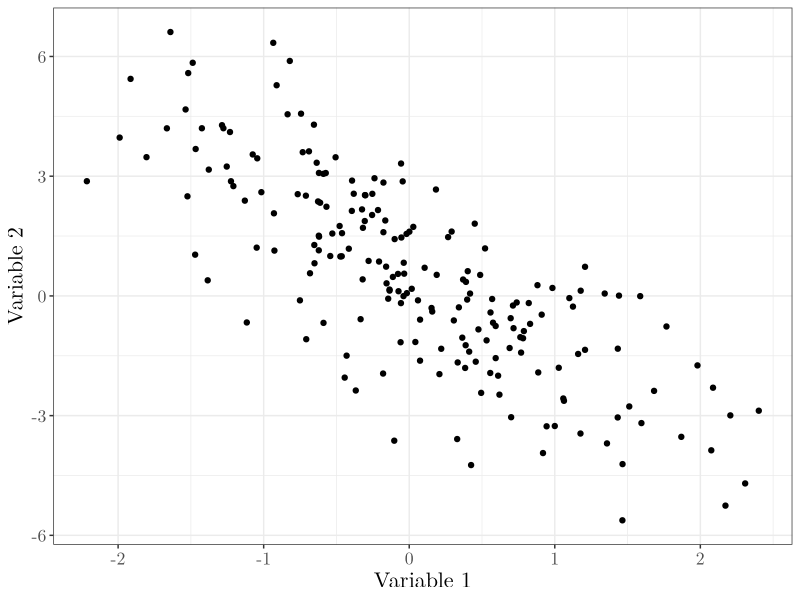
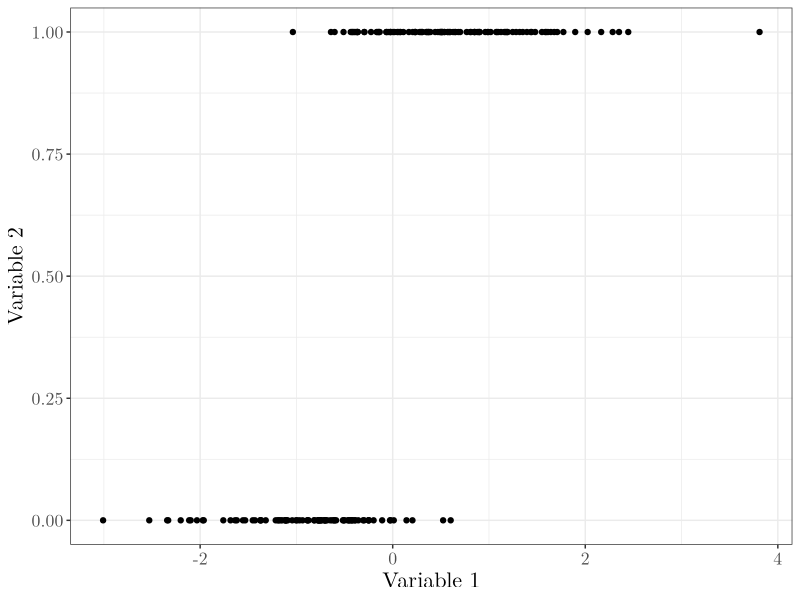
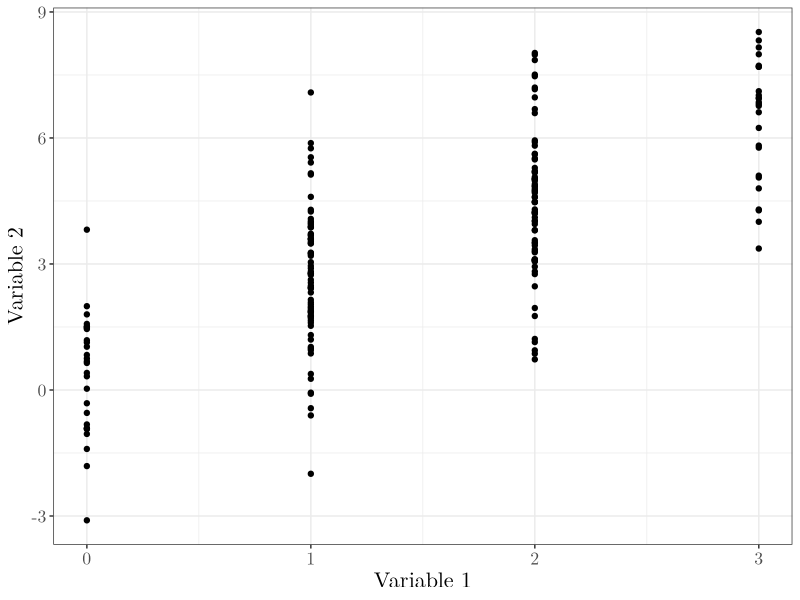
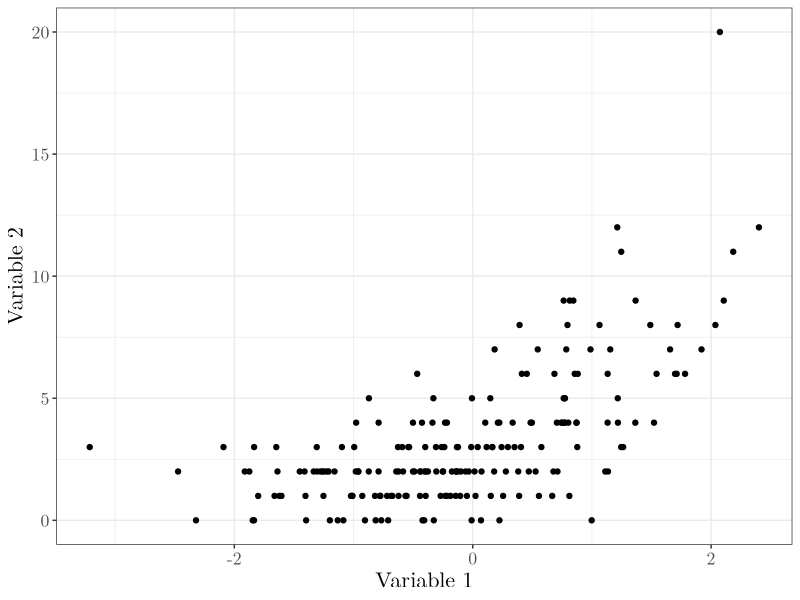
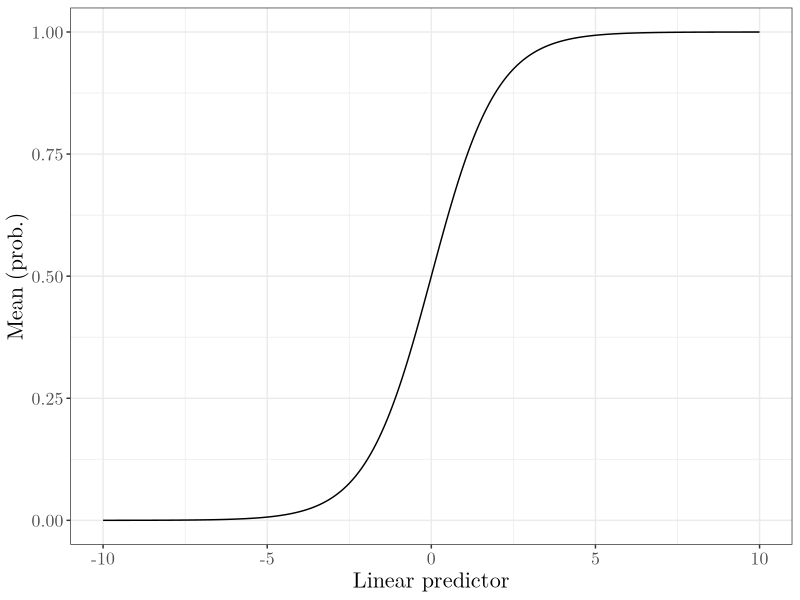
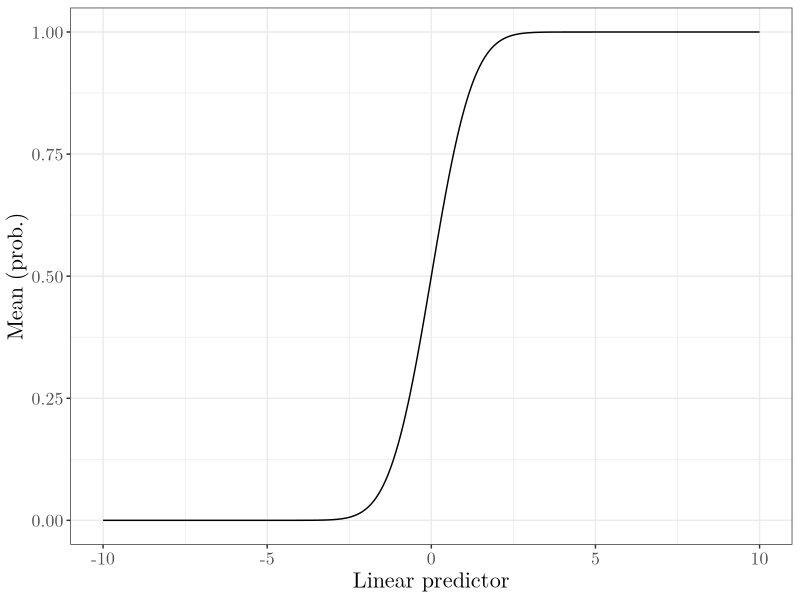
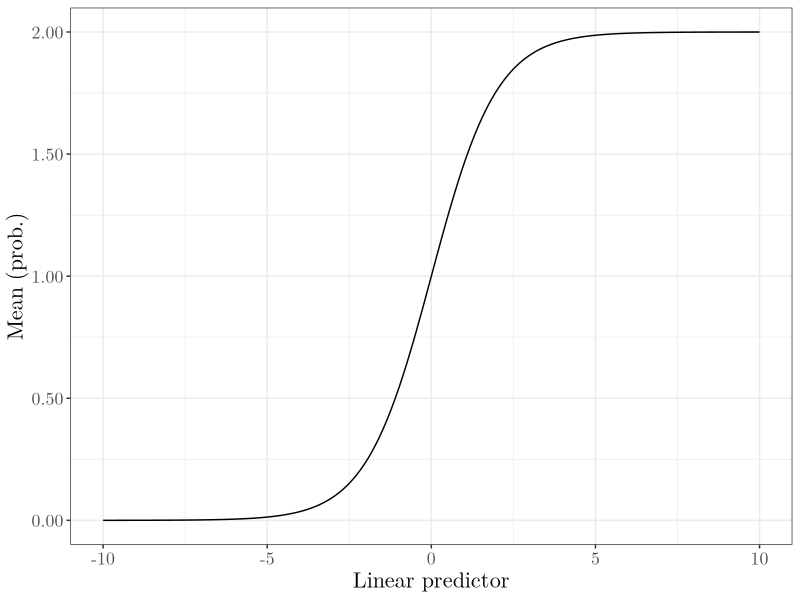
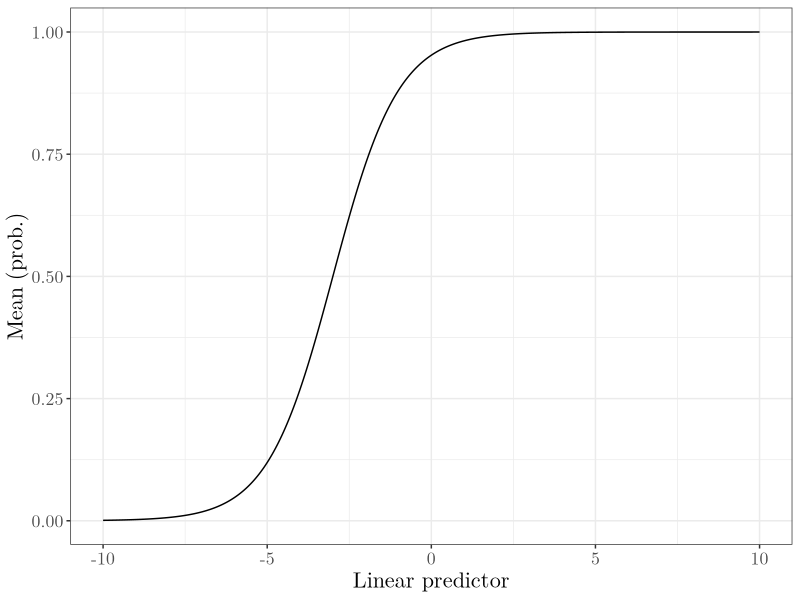

Reproduce these figures in R, in order.
## ---- chunk 1
#| echo: FALSE
#| output: FALSE
#| message: FALSE
knitr::opts_chunk$set(include = TRUE)
options(digits = 4)
library("tidyverse")
## ---- chunk 2
set.seed(1)
n <- 200
x <- rnorm(n)
mu <- 0.5 - 2 * x 
y <- rnorm(n, mu, sd = 1.5)
ggplot(data.frame(x = x, y = y)) + geom_point(aes(x = x, y = y)) + labs(x = "Variable 1", y = "Variable 2") + theme_bw() + theme(text = element_text(size = 16, family = "LM Roman 10")) 
## ---- chunk 3
n <- 200
x <- rnorm(n)
mu <- 0.5 + 2 * x 
p <- pnorm(mu)
y <- rbinom(n, 1, p)
ggplot(data.frame(x = x, y = y)) + geom_point(aes(x = x, y = y)) + labs(x = "Variable 1", y = "Variable 2") + theme_bw() + theme(text = element_text(size = 16, family = "LM Roman 10")) 
## ---- chunk 4
n <- 200
x <- rbinom(n, 3, 0.5)
mu <- 0.5 + 2 * x 
y <- rnorm(n, mu, sd = 1.5)
ggplot(data.frame(x = x, y = y)) + geom_point(aes(x = x, y = y)) + labs(x = "Variable 1", y = "Variable 2") + theme_bw() + theme(text = element_text(size = 16, family = "LM Roman 10")) 
## ---- chunk 5
n <- 200
x <- rnorm(n)
mu <- 1 + 0.5 * x 
y <- rpois(n, lambda = exp(mu))
ggplot(data.frame(x = x, y = y)) + geom_point(aes(x = x, y = y)) + labs(x = "Variable 1", y = "Variable 2") + theme_bw() + theme(text = element_text(size = 16, family = "LM Roman 10")) 
## ---- chunk 6
x <- seq(-10, 10, by = 0.05)
y <- exp(x) / (1 + exp(x))
ggplot(data = data.frame(x = x, y = y)) + geom_line(aes(x = x, y = y)) + labs(x = "Linear predictor", y = "Mean (prob.)") + theme_bw() + theme(text = element_text(size = 16, family = "LM Roman 10")) 
## ---- chunk 7
x <- seq(-10, 10, by = 0.05)
y <- pnorm(x)
ggplot(data = data.frame(x = x, y = y)) + geom_line(aes(x = x, y = y)) + labs(x = "Linear predictor", y = "Mean (prob.)") + theme_bw() + theme(text = element_text(size = 16, family = "LM Roman 10")) 
## ---- chunk 8
x <- seq(-10, 10, by = 0.05)
y <- 2 * exp(x) / (1 + exp(x))
ggplot(data = data.frame(x = x, y = y)) + geom_line(aes(x = x, y = y)) + labs(x = "Linear predictor", y = "Mean (prob.)") + scale_y_continuous(labels = scales::number_format(accuracy = 0.01)) + theme_bw() + theme(text = element_text(size = 16, family = "LM Roman 10")) 
## ---- chunk 9
x <- seq(-10, 10, by = 0.05)
y <- exp(x + 3) / (1 + exp(x + 3))
ggplot(data = data.frame(x = x, y = y)) + geom_line(aes(x = x, y = y)) + labs(x = "Linear predictor", y = "Mean (prob.)") + theme_bw() + theme(text = element_text(size = 16, family = "LM Roman 10")) 
## ---- chunk 10
beetle <- read_csv("data/beetle.csv", show_col_types = FALSE)
beetle$exposed     <- beetle$dead + beetle$alive
beetle$prop_killed <- beetle$dead / beetle$exposed
## ---- chunk 11
beetle

beetle_logit <- glm(prop_killed ~ dose, data = beetle, family = binomial, weights = exposed)
coef(beetle_logit)

beetle_probit <- glm(prop_killed ~ dose, data = beetle, family = binomial("probit"), weights = exposed)
coef(beetle_probit)
## ---- chunk 12
new_doses   <- data.frame(dose = seq(1.6, 2, length = 100))
pred_logit  <- predict(beetle_logit,  newdata = new_doses, type = "response")
pred_probit <- predict(beetle_probit, newdata = new_doses, type = "response")

ggplot(data = data.frame(x = rep(new_doses$dose, 2), y = c(pred_logit, pred_probit), link = rep(c("Logit", "Probit"), each = length(new_doses$dose)))) + geom_line(aes(x = x, y = y, colour = link)) + geom_point(data = beetle, aes(x = dose, y = prop_killed), size = 2.5, shape = 1) + scale_color_manual(values = c("Logit" = "blue", "Probit" = "red"), name = "Link function") + labs(x = "Dose", y = "Fitted mean (prob.)") + theme_bw() + theme(text = element_text(size = 16, family = "LM Roman 10"))
## ---- chunk 13
set.seed(1)
n <- 100                                              # Number of regions
population <- sample(500:5000, n, replace = TRUE)     # Population per region
pollution <-  runif(n, 0, 1)                          # Pollution levels

lambda_star <- exp(-3 + 3 * pollution)           # Base rate affected by pollution
cases <- rpois(n, lambda = population * lambda_star)  # Poisson-distributed cases

data <- data.frame(cases = cases, population = population, log_population = log(population), pollution = pollution)
head(data, 6)
## ---- chunk 14
poisson_mod <- glm(cases ~ pollution + offset(log_population), family = poisson, data = data)
summary(poisson_mod)$coefficients
## ---- chunk 15
data$fitted_cases <- predict(poisson_mod, type = "response")
ggplot(data, aes(x = pollution, y = cases / population * 1000)) + geom_point(size = 2, shape = 1) + geom_line(aes(y = fitted_cases / population * 1000), color = "blue") + labs(x = "Pollution level", y = "Cases per 1,000 people") + theme_bw() + theme(text = element_text(size = 16, family = "LM Roman 10"))
## ---- chunk 16
beetle <- read_csv("data/beetle.csv", show_col_types = FALSE)
beetle$exposed     <- beetle$dead + beetle$alive
beetle$prop_killed <- beetle$dead / beetle$exposed
beetle_logit <- glm(prop_killed ~ dose, data = beetle, family = binomial, weights = exposed)

summary(beetle_logit)
## ---- chunk 17
bin_loglike <- function(p, y, m) { sum(log(dbinom(y, m, p))) }
n <- 20; m <- 10; tp <- 0.7
y <- rbinom(n, m, tp)
p <- seq (0.05, 0.95, by = 0.01); 
l <- sapply(p, bin_loglike, y = y, m = m)
ggplot(data.frame(x = p, y = l)) + geom_line(aes(x = x, y = y)) + labs(x = "p", y = "Log-likelihood") + theme_bw() + theme(text = element_text(size = 16, family = "LM Roman 10")) 
## ---- chunk 18
g0 <- numDeriv::grad(func = function(x) { bin_loglike(x, y, m) }, x = 0.4) # Calculate the gradient of a function by numerical approximation at `x`
g0
ggplot(data.frame(x = p, y = l)) + geom_line(aes(x = x, y = y)) + labs(x = "p", y = "Log-likelihood") + 
  geom_vline(xintercept = 0.4, linetype = "dashed") + 
  geom_abline(intercept = bin_loglike(0.4, y, m) - g0 * 0.4, slope = g0) +  
  theme_bw() + theme(text = element_text(size = 16, family = "LM Roman 10")) 

## ---- chunk 19
h0 <- numDeriv::hessian(func = function(x) { bin_loglike(x, y, m) }, x = 0.4) # Calculate a numerical approximation to the Hessian matrix of a function at `x`.
h0
## ---- chunk 20
g1 <- numDeriv::grad(func = function(x) { bin_loglike(x, y, m) }, x = 0.7212)
h1 <- numDeriv::hessian(func = function(x) { bin_loglike(x, y, m) }, x = 0.7212)
c(g1, h1)
## ---- chunk 21
set.seed(88)

x <- rnorm(10); y <- rbinom(10, 1, exp(1 + 2 * x) / (1 + exp(1 + 2 * x)))
f <- function (b) {
 p <- exp(b[1] + (b[2] * x)) / (1 + exp(b[1] + (b[2] * x)))
 -sum(dbinom(y, 1, p, log = TRUE)) # Negative log-likelihood
}

# `nlm` carries out a minimization of the function `f` using a Newton-type algorithm.
ans <- nlm(f, p = 0:1, hessian = TRUE, print.level = 1)
## ---- chunk 22
ans
## ---- chunk 23
beetle <- read_csv("data/beetle.csv", show_col_types = FALSE)
beetle$exposed     <- beetle$dead + beetle$alive
beetle$prop_killed <- beetle$dead / beetle$exposed
beetle_logit <- glm(prop_killed ~ dose, data = beetle, family = binomial, weights = exposed)
summary_mod <- capture.output(summary(beetle_logit))
summary_mod[8] <- "(Intercept)  -60.717      5.181   [ A ]   -----"
summary_mod[9] <- "dose          34.270      [ B ]   11.77   [ C ]"
cat(summary_mod[2:10], fill = 1)
## ---- chunk 24
beetle <- read_csv("data/beetle.csv", show_col_types = FALSE)
beetle$exposed     <- beetle$dead + beetle$alive
beetle$prop_killed <- beetle$dead / beetle$exposed
beetle_logit <- glm(prop_killed ~ dose, data = beetle, family = binomial, weights = exposed)
summary_mod <- capture.output(summary(beetle_logit))
summary_mod[8] <- "(Intercept)  -60.717      5.181   [ A ]   -----"
summary_mod[9] <- "dose          34.270      [ B ]   11.77   [ C ]"
cat(summary_mod[2:10], fill = 1)
## ---- chunk 25
beetle <- read_csv("data/beetle.csv", show_col_types = FALSE)
beetle$exposed     <- beetle$dead + beetle$alive
beetle$prop_killed <- beetle$dead / beetle$exposed
beetle_logit <- glm(prop_killed ~ dose, data = beetle, family = binomial, weights = exposed)
summary_mod <- capture.output(summary(beetle_logit))
summary_mod[8] <- "(Intercept)  -60.717      5.181   [ A ]   -----"
summary_mod[9] <- "dose          34.270      [ B ]   11.77   [ C ]"
cat(summary_mod[2:10], fill = 1)
## ---- chunk 26
beetle <- read_csv("data/beetle.csv", show_col_types = FALSE)
beetle$exposed     <- beetle$dead + beetle$alive
beetle$prop_killed <- beetle$dead / beetle$exposed
beetle_logit <- glm(prop_killed ~ dose, data = beetle, family = binomial, weights = exposed)
summary_mod <- capture.output(summary(beetle_logit))
cat(summary_mod[2:10], fill = 1)
## ---- chunk 27
shuttle <- read_csv("data/shuttle.csv", show_col_types = FALSE)
shuttle$n <- rep(6, nrow(shuttle))
head(shuttle)

shuttle_glm0 <- glm((n_damaged / n) ~ temp,           data = shuttle, family = binomial, weights = n)
shuttle_glm1 <- glm((n_damaged / n) ~ temp + orbiter, data = shuttle, family = binomial, weights = n)
## ---- chunk 28
shuttle <- read_csv("data/shuttle.csv", show_col_types = FALSE)
shuttle$n <- rep(6, nrow(shuttle))
head(shuttle)

shuttle_glm0 <- glm((n_damaged / n) ~ temp,           data = shuttle, family = binomial, weights = n)
shuttle_glm1 <- glm((n_damaged / n) ~ temp + orbiter, data = shuttle, family = binomial, weights = n)
## ---- chunk 29
anova(shuttle_glm0, shuttle_glm1)
## ---- chunk 30
anova(shuttle_glm0, shuttle_glm1)
## ---- chunk 31
anova(shuttle_glm0, shuttle_glm1, test = "LRT")
## ---- chunk 32
summary(shuttle_glm0)
## ---- chunk 33
qchisq(0.95, df = 21)
## ---- chunk 34
shuttle <- read_csv("data/shuttle.csv", show_col_types = FALSE)
shuttle$n <- rep(6, nrow(shuttle))
shuttle_glm0 <- glm((n_damaged / n) ~ temp,           data = shuttle, family = binomial, weights = n)
shuttle_glm1 <- glm((n_damaged / n) ~ temp + orbiter, data = shuttle, family = binomial, weights = n)

an_out <- capture.output(anova(shuttle_glm0, shuttle_glm1))
an_out[7] <- "2       [B]     [  A  ]  3   1.0238"
cat(an_out, fill = 1)
## ---- chunk 35
shuttle <- read_csv("data/shuttle.csv", show_col_types = FALSE)
shuttle$n <- rep(6, nrow(shuttle))
shuttle_glm0 <- glm((n_damaged / n) ~ temp,           data = shuttle, family = binomial, weights = n)
shuttle_glm1 <- glm((n_damaged / n) ~ temp + orbiter, data = shuttle, family = binomial, weights = n)

an_out <- capture.output(anova(shuttle_glm0, shuttle_glm1))
an_out[7] <- "2       [B]     [  A  ]  3   1.0238"
cat(an_out, fill = 1)
## ---- chunk 36

beetle <- read_csv("data/beetle.csv", show_col_types = FALSE)
beetle$exposed     <- beetle$dead + beetle$alive
beetle$prop_killed <- beetle$dead / beetle$exposed

beetle_logit <- glm(prop_killed ~ dose, data = beetle, family = binomial, weights = exposed)

(resid_pearson  <- residuals(beetle_logit, type =  "pearson"))
(resid_deviance <- residuals(beetle_logit, type = "deviance"))
## ---- chunk 37
sum(resid_pearson^2)
## ---- chunk 38
qchisq(0.95, df = 6)
## ---- chunk 39
sum(resid_deviance^2)
## ---- chunk 40
plot(predict(beetle_logit), resid_deviance)
## ---- chunk 41
plot(predict(beetle_logit), resid_pearson)
